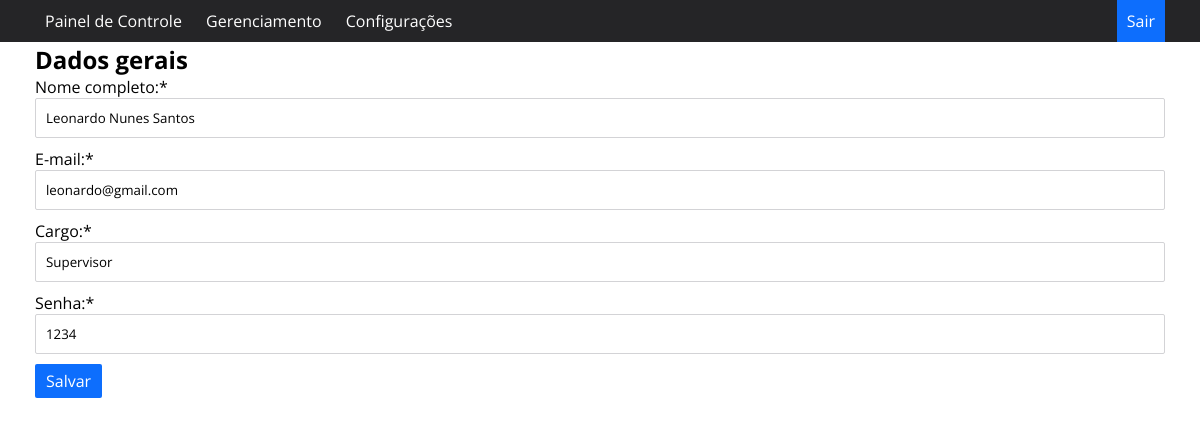
The app's page /editarusuario/1 (signed in) with its own data.
### app.py (models this page shows, shortened)
class Usuario(db.Model):
    id = db.Column('id', Integer, primary_key=True, autoincrement=True)
    datainsercao = db.Column('datainsercao', String(500), nullable=False)
    nomecompleto = db.Column('nome', String(255), nullable=False)
    email = db.Column('email', String(255), nullable=False)
    cargo = db.Column('cargo', String(255), nullable=False)
    senha = db.Column('senha', String(255), nullable=False)

### app.py (the view, shortened to what this page needs)
@app.route('/editarusuario/<int:id>', methods=['GET', 'POST'])
def editarusuario(id):
    if esta_logado():
        usuario = Usuario.query.get(id)
        if request.method:
            return render_template('editarusuario.html', usuario=usuario)
        return render_template('gerenaciamentousuarios.html', usuario=usuario)
    else:
        return redirect(url_for('index'))

### app.py (called while the page is built)
def esta_logado():
    print(logado)
    if logado:
        return True
    else:
        return False

### templates/editarusuario.html
{% extends "template.html" %}
{% block conteudo %}
    <h1>Editar Usuário</h1>
    <h2>Dados gerais</h2>
    <section>
    <form name="editarusuario" class="form" method="post" action="/editarusuario/{{usuario.id}}">
            <div class="form-group">
                <label for="nomecompleto" class="label">Nome completo:*</label>
                <input type="text" name="nomecompleto" class="form-control" required value="{{usuario.nomecompleto}}">
            </div>
            <div class="form-group">
                <label for="email" class="label">E-mail:*</label>
                <input type="text" name="email" class="form-control" required value="{{usuario.email}}">
            </div>
            <div class="form-group">
                <label for="cargo" class="label">Cargo:*</label>
                <input type="text" name="cargo" class="form-control" required value="{{usuario.cargo}}">
            </div>
            <div class="form-group">
                <label for="senha" class="label">Senha:*</label>
                <input type="text" name="senha" class="form-control" required value="{{usuario.senha}}">
            </div>
            <div class="buttons">
            <button class="btnedit" type="submit">Salvar</button>
            </div>
    </form>
    </section>
{% endblock %}

### static/estilo.css (style rules this page uses)
:root { --cor-hover: #0d6efd; --cor-fundo: rgb(37, 37, 39); --cor-kpi: #F7CB05; --cor-primaria: rgb(211, 211, 214); }
* { margin: 0 auto; padding: 0; box-sizing: border-box; font-family: 'Open Sans', sans-serif; }
h1 { max-width: 1130px; text-align: center; }
.buttons { align-items: center; display: inline-block; }
.btnedit { border: none; font-size: 12pt; padding: 6px 11px 6px 11px; background-color: var(--cor-hover); color: white; cursor: pointer; transition: background .2s; border-radius: 2px; text-decoration: none; }
section { display: flex; align-items: center; justify-content: center; }
form div { display: flex; flex-direction: column; margin-bottom: 10px; }
.label { margin-left: 0px; }
.form-control { outline: unset; padding: 10px; width: 1130px; border: 1px solid var(--cor-primaria); border-radius: 2px; }

### records on screen
Usuario: nomecompleto "Leonardo Nunes Santos", email "leonardo@gmail.com", cargo "Supervisor", senha "1234"
